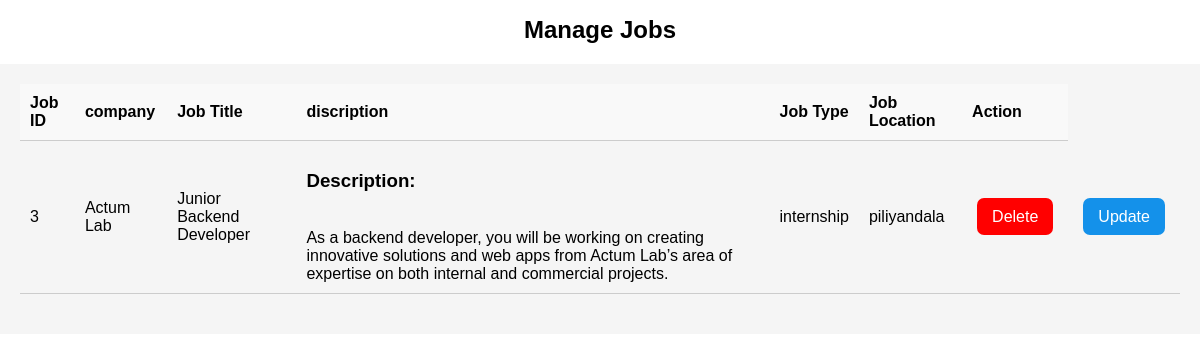
The app's page /manage_jobs.php (signed in) with its own data.
### tables this page shows
CREATE TABLE `job_vacancy` (
  `job_id` int(11) NOT NULL,
  `user_id` int(11) NOT NULL,
  `company` varchar(50) NOT NULL,
  `job_title` varchar(50) NOT NULL,
  `job_description` mediumtext NOT NULL,
  `job_type` varchar(50) NOT NULL,
  `job_location` varchar(50) NOT NULL,
  `post_date` date DEFAULT curdate()
);

### manage_jobs.php (the view, shortened to what this page needs)
<?php
include_once('./config/config.php');
$userid = $_SESSION['User_ID'];
$query = "SELECT * FROM job_vacancy WHERE user_id = '$userid'";
$result = mysqli_query($con, $query);
?>
<!DOCTYPE html>
<html>
<head>
    <link rel="stylesheet" type="text/css" href="./src/styles/manage_jobs.css">
</head>
<body>
    <h1 class="manage-title">Manage Jobs</h1>
    <div class="hero">
        <?php
        if (mysqli_num_rows($result) > 0) {
            echo '<table>
                        <tr>
                            <th>Job ID</th>
                            <th>company</th>
                            <th>Job Title</th>
                            <th>discription</th>
                            <th>Job Type</th>
                            <th>Job Location</th>
                            <th>Action</th>
                        </tr>';
            while ($row = mysqli_fetch_assoc($result)) {
                $jobid = $row['job_id'];
                $company = $row['company'];
                $jobtitle = $row['job_title'];
                $description = $row['job_description'];
                $jobtype = $row['job_type'];
                $location = $row['job_location'];
                echo '<tr>';
                echo '<td>' . $jobid . '</td>';
                echo '<td>' . $company . '</td>';
                echo '<td>' . $jobtitle . '</td>';
                echo '<td>' . $description . '</td>';
                echo '<td>' . $jobtype . '</td>';
                echo '<td>' . $location . '</td>';
                echo '<td><a class="btn btn-delete" name="delete" href="manage_jobs.php?id=' . $jobid . '">Delete</a></td>';
                echo '<td><a class="btn btn-update" name="update" href="showjobdetailsdash.php?id=' . $jobid . '">Update</a></td>';
                echo '</tr>';
            }
            echo '</table>';
        } else {
            echo '<p>No posted jobs found.</p>';
        }
        ?>
    </div>
</body>
</html>

### src/styles/manage_jobs.css (style rules this page uses)
body { font-family: Arial, sans-serif; margin: 0; padding: 0; }
.manage-title { font-size: 24px; margin-bottom: 20px; text-align: center; }
.hero { background-color: #f5f5f5; padding: 20px; text-align: center; }
table { width: 100%; border-collapse: collapse; margin-bottom: 20px; }
th, td { padding: 10px; text-align: left; border-bottom: 1px solid #ccc; }
th { background-color: #f9f9f9; font-weight: bold; }
td a { color: #333; text-decoration: none; }
.btn { padding: 10px 15px; margin: 5px; border-radius: 7px; cursor: pointer; height: 5vh; text-decoration: none; }
.btn-delete { color: white; background-color: red; }
.btn-update { color: white; background-color: #1491EA; }

### records on screen
job_vacancy: job_id "3", company "Actum Lab", job_title "Junior Backend Developer", job_description "Description: As a backend developer, you will be working on creating innovative solutions and web apps from Actum Lab’s area of expertise on both internal and commercial projects.", job_type "internship", job_location "piliyandala"
